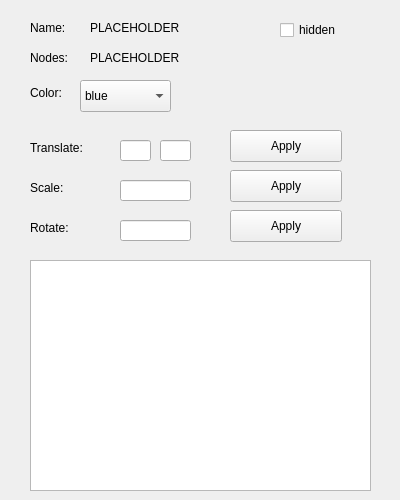
<?xml version="1.0" encoding="UTF-8"?>
<ui version="4.0">
 <class>CurveDetails</class>
 <widget class="QMainWindow" name="CurveDetails">
  <property name="geometry">
   <rect>
    <x>0</x>
    <y>0</y>
    <width>400</width>
    <height>500</height>
   </rect>
  </property>
  <property name="minimumSize">
   <size>
    <width>400</width>
    <height>500</height>
   </size>
  </property>
  <property name="maximumSize">
   <size>
    <width>400</width>
    <height>500</height>
   </size>
  </property>
  <property name="windowTitle">
   <string>MainWindow</string>
  </property>
  <widget class="QWidget" name="centralwidget">
   <widget class="QLabel" name="nodes_label">
    <property name="geometry">
     <rect>
      <x>90</x>
      <y>50</y>
      <width>231</width>
      <height>16</height>
     </rect>
    </property>
    <property name="text">
     <string>PLACEHOLDER</string>
    </property>
   </widget>
   <widget class="QLabel" name="label">
    <property name="enabled">
     <bool>true</bool>
    </property>
    <property name="geometry">
     <rect>
      <x>30</x>
      <y>20</y>
      <width>58</width>
      <height>16</height>
     </rect>
    </property>
    <property name="text">
     <string>Name:</string>
    </property>
   </widget>
   <widget class="QLabel" name="name_label">
    <property name="geometry">
     <rect>
      <x>90</x>
      <y>20</y>
      <width>231</width>
      <height>16</height>
     </rect>
    </property>
    <property name="text">
     <string>PLACEHOLDER</string>
    </property>
   </widget>
   <widget class="QLabel" name="label_2">
    <property name="geometry">
     <rect>
      <x>30</x>
      <y>50</y>
      <width>58</width>
      <height>16</height>
     </rect>
    </property>
    <property name="text">
     <string>Nodes:</string>
    </property>
   </widget>
   <widget class="QLabel" name="label_3">
    <property name="geometry">
     <rect>
      <x>30</x>
      <y>85</y>
      <width>58</width>
      <height>16</height>
     </rect>
    </property>
    <property name="text">
     <string>Color:</string>
    </property>
   </widget>
   <widget class="QComboBox" name="comboBox">
    <property name="geometry">
     <rect>
      <x>80</x>
      <y>80</y>
      <width>91</width>
      <height>32</height>
     </rect>
    </property>
    <item>
     <property name="text">
      <string>blue</string>
     </property>
    </item>
    <item>
     <property name="text">
      <string>red</string>
     </property>
    </item>
    <item>
     <property name="text">
      <string>green</string>
     </property>
    </item>
    <item>
     <property name="text">
      <string>black</string>
     </property>
    </item>
   </widget>
   <widget class="QLabel" name="label_4">
    <property name="geometry">
     <rect>
      <x>30</x>
      <y>140</y>
      <width>61</width>
      <height>16</height>
     </rect>
    </property>
    <property name="text">
     <string>Translate:</string>
    </property>
   </widget>
   <widget class="QLabel" name="label_5">
    <property name="geometry">
     <rect>
      <x>30</x>
      <y>180</y>
      <width>58</width>
      <height>16</height>
     </rect>
    </property>
    <property name="text">
     <string>Scale:</string>
    </property>
   </widget>
   <widget class="QLabel" name="label_6">
    <property name="geometry">
     <rect>
      <x>30</x>
      <y>220</y>
      <width>58</width>
      <height>16</height>
     </rect>
    </property>
    <property name="text">
     <string>Rotate:</string>
    </property>
   </widget>
   <widget class="QLineEdit" name="translate_dx">
    <property name="geometry">
     <rect>
      <x>120</x>
      <y>140</y>
      <width>31</width>
      <height>21</height>
     </rect>
    </property>
   </widget>
   <widget class="QLineEdit" name="translate_dy">
    <property name="geometry">
     <rect>
      <x>160</x>
      <y>140</y>
      <width>31</width>
      <height>21</height>
     </rect>
    </property>
   </widget>
   <widget class="QLineEdit" name="scaleInput">
    <property name="geometry">
     <rect>
      <x>120</x>
      <y>180</y>
      <width>71</width>
      <height>21</height>
     </rect>
    </property>
   </widget>
   <widget class="QLineEdit" name="rotateInput">
    <property name="geometry">
     <rect>
      <x>120</x>
      <y>220</y>
      <width>71</width>
      <height>21</height>
     </rect>
    </property>
   </widget>
   <widget class="QPushButton" name="translateApply">
    <property name="geometry">
     <rect>
      <x>230</x>
      <y>130</y>
      <width>112</width>
      <height>32</height>
     </rect>
    </property>
    <property name="text">
     <string>Apply</string>
    </property>
   </widget>
   <widget class="QPushButton" name="scaleApply">
    <property name="geometry">
     <rect>
      <x>230</x>
      <y>170</y>
      <width>112</width>
      <height>32</height>
     </rect>
    </property>
    <property name="text">
     <string>Apply</string>
    </property>
   </widget>
   <widget class="QPushButton" name="rotateApply">
    <property name="geometry">
     <rect>
      <x>230</x>
      <y>210</y>
      <width>112</width>
      <height>32</height>
     </rect>
    </property>
    <property name="text">
     <string>Apply</string>
    </property>
   </widget>
   <widget class="QListWidget" name="nodesList">
    <property name="geometry">
     <rect>
      <x>30</x>
      <y>260</y>
      <width>341</width>
      <height>231</height>
     </rect>
    </property>
   </widget>
   <widget class="QCheckBox" name="hiddenInput">
    <property name="geometry">
     <rect>
      <x>280</x>
      <y>20</y>
      <width>86</width>
      <height>20</height>
     </rect>
    </property>
    <property name="text">
     <string>hidden</string>
    </property>
   </widget>
  </widget>
 </widget>
 <resources/>
 <connections/>
</ui>
